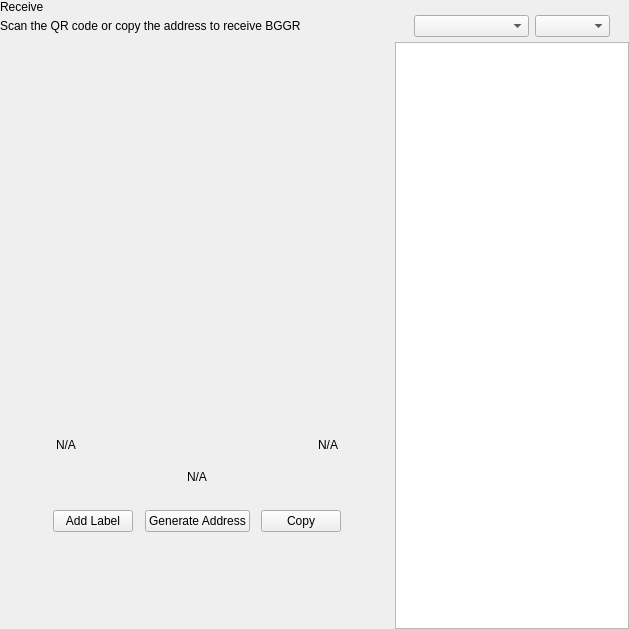
<?xml version="1.0" encoding="UTF-8"?>
<ui version="4.0">
 <class>ReceiveWidget</class>
 <widget class="QWidget" name="ReceiveWidget">
  <property name="geometry">
   <rect>
    <x>0</x>
    <y>0</y>
    <width>629</width>
    <height>629</height>
   </rect>
  </property>
  <property name="minimumSize">
   <size>
    <width>0</width>
    <height>0</height>
   </size>
  </property>
  <property name="windowTitle">
   <string>Form</string>
  </property>
  <layout class="QHBoxLayout" name="horizontalLayout_2" stretch="2,1">
   <property name="spacing">
    <number>0</number>
   </property>
   <property name="leftMargin">
    <number>0</number>
   </property>
   <property name="topMargin">
    <number>0</number>
   </property>
   <property name="rightMargin">
    <number>0</number>
   </property>
   <property name="bottomMargin">
    <number>0</number>
   </property>
   <item>
    <widget class="QWidget" name="left" native="true">
     <layout class="QVBoxLayout" name="verticalLayout_3">
      <property name="leftMargin">
       <number>0</number>
      </property>
      <property name="topMargin">
       <number>0</number>
      </property>
      <property name="rightMargin">
       <number>0</number>
      </property>
      <property name="bottomMargin">
       <number>0</number>
      </property>
      <item>
       <layout class="QVBoxLayout" name="verticalLayout_2">
        <property name="spacing">
         <number>0</number>
        </property>
        <property name="leftMargin">
         <number>0</number>
        </property>
        <item>
         <layout class="QHBoxLayout" name="horizontalLayout_3">
          <property name="spacing">
           <number>0</number>
          </property>
          <item>
           <layout class="QVBoxLayout" name="verticalLayout_4">
            <property name="spacing">
             <number>5</number>
            </property>
            <item>
             <widget class="QLabel" name="labelTitle">
              <property name="text">
               <string>Receive</string>
              </property>
             </widget>
            </item>
            <item alignment="Qt::AlignTop">
             <widget class="QLabel" name="labelSubtitle1">
              <property name="text">
               <string>Scan the QR code or copy the address to receive BGGR</string>
              </property>
             </widget>
            </item>
           </layout>
          </item>
          <item>
           <spacer name="horizontalSpacer">
            <property name="orientation">
             <enum>Qt::Horizontal</enum>
            </property>
            <property name="sizeHint" stdset="0">
             <size>
              <width>40</width>
              <height>20</height>
             </size>
            </property>
           </spacer>
          </item>
         </layout>
        </item>
        <item>
         <spacer name="verticalSpacer_2">
          <property name="orientation">
           <enum>Qt::Vertical</enum>
          </property>
          <property name="sizeType">
           <enum>QSizePolicy::Expanding</enum>
          </property>
          <property name="sizeHint" stdset="0">
           <size>
            <width>20</width>
            <height>50</height>
           </size>
          </property>
         </spacer>
        </item>
        <item alignment="Qt::AlignHCenter">
         <widget class="QWidget" name="layoutQR" native="true">
          <property name="maximumSize">
           <size>
            <width>510</width>
            <height>16777215</height>
           </size>
          </property>
          <layout class="QVBoxLayout" name="verticalLayoutQr">
           <item>
            <spacer name="verticalSpacer11">
             <property name="orientation">
              <enum>Qt::Vertical</enum>
             </property>
             <property name="sizeType">
              <enum>QSizePolicy::Fixed</enum>
             </property>
             <property name="sizeHint" stdset="0">
              <size>
               <width>20</width>
               <height>20</height>
              </size>
             </property>
            </spacer>
           </item>
           <item alignment="Qt::AlignHCenter">
            <widget class="QLabel" name="labelQrImg">
             <property name="minimumSize">
              <size>
               <width>260</width>
               <height>260</height>
              </size>
             </property>
             <property name="maximumSize">
              <size>
               <width>260</width>
               <height>260</height>
              </size>
             </property>
             <property name="text">
              <string/>
             </property>
             <property name="alignment">
              <set>Qt::AlignCenter</set>
             </property>
            </widget>
           </item>
           <item>
            <spacer name="verticalSpacer_21">
             <property name="orientation">
              <enum>Qt::Vertical</enum>
             </property>
             <property name="sizeType">
              <enum>QSizePolicy::Fixed</enum>
             </property>
             <property name="sizeHint" stdset="0">
              <size>
               <width>20</width>
               <height>30</height>
              </size>
             </property>
            </spacer>
           </item>
           <item>
            <widget class="QWidget" name="widget" native="true">
             <property name="minimumSize">
              <size>
               <width>0</width>
               <height>0</height>
              </size>
             </property>
             <layout class="QHBoxLayout" name="horizontalLayout_5">
              <item>
               <widget class="QLabel" name="labelLabel">
                <property name="text">
                 <string notr="true">N/A</string>
                </property>
               </widget>
              </item>
              <item>
               <spacer name="horizontalSpacer_2">
                <property name="orientation">
                 <enum>Qt::Horizontal</enum>
                </property>
                <property name="sizeHint" stdset="0">
                 <size>
                  <width>141</width>
                  <height>20</height>
                 </size>
                </property>
               </spacer>
              </item>
              <item>
               <widget class="QLabel" name="labelDate">
                <property name="text">
                 <string notr="true">N/A</string>
                </property>
                <property name="alignment">
                 <set>Qt::AlignRight|Qt::AlignTrailing|Qt::AlignVCenter</set>
                </property>
               </widget>
              </item>
             </layout>
            </widget>
           </item>
           <item>
            <widget class="QLabel" name="labelAddress">
             <property name="sizePolicy">
              <sizepolicy hsizetype="Expanding" vsizetype="Preferred">
               <horstretch>0</horstretch>
               <verstretch>0</verstretch>
              </sizepolicy>
             </property>
             <property name="minimumSize">
              <size>
               <width>300</width>
               <height>0</height>
              </size>
             </property>
             <property name="text">
              <string notr="true">N/A</string>
             </property>
             <property name="alignment">
              <set>Qt::AlignCenter</set>
             </property>
            </widget>
           </item>
           <item>
            <spacer name="verticalSpacer_4">
             <property name="orientation">
              <enum>Qt::Vertical</enum>
             </property>
             <property name="sizeType">
              <enum>QSizePolicy::Fixed</enum>
             </property>
             <property name="sizeHint" stdset="0">
              <size>
               <width>20</width>
               <height>20</height>
              </size>
             </property>
            </spacer>
           </item>
           <item>
            <layout class="QHBoxLayout" name="horizontalLayout_4">
             <item alignment="Qt::AlignHCenter">
              <widget class="QPushButton" name="pushButtonLabel">
               <property name="focusPolicy">
                <enum>Qt::NoFocus</enum>
               </property>
               <property name="text">
                <string>Add Label</string>
               </property>
              </widget>
             </item>
             <item alignment="Qt::AlignHCenter">
              <widget class="QPushButton" name="pushButtonNewAddress">
               <property name="focusPolicy">
                <enum>Qt::NoFocus</enum>
               </property>
               <property name="text">
                <string>Generate Address</string>
               </property>
              </widget>
             </item>
             <item alignment="Qt::AlignHCenter">
              <widget class="QPushButton" name="pushButtonCopy">
               <property name="focusPolicy">
                <enum>Qt::NoFocus</enum>
               </property>
               <property name="text">
                <string>Copy</string>
               </property>
              </widget>
             </item>
            </layout>
           </item>
           <item>
            <spacer name="verticalSpacer_3">
             <property name="orientation">
              <enum>Qt::Vertical</enum>
             </property>
             <property name="sizeType">
              <enum>QSizePolicy::Expanding</enum>
             </property>
             <property name="sizeHint" stdset="0">
              <size>
               <width>20</width>
               <height>20</height>
              </size>
             </property>
            </spacer>
           </item>
          </layout>
         </widget>
        </item>
        <item>
         <spacer name="verticalSpacer">
          <property name="orientation">
           <enum>Qt::Vertical</enum>
          </property>
          <property name="sizeHint" stdset="0">
           <size>
            <width>20</width>
            <height>40</height>
           </size>
          </property>
         </spacer>
        </item>
       </layout>
      </item>
     </layout>
    </widget>
   </item>
   <item>
    <widget class="QWidget" name="right" native="true">
     <layout class="QVBoxLayout" name="verticalLayout_5">
      <property name="spacing">
       <number>0</number>
      </property>
      <property name="leftMargin">
       <number>1</number>
      </property>
      <property name="topMargin">
       <number>0</number>
      </property>
      <property name="rightMargin">
       <number>0</number>
      </property>
      <property name="bottomMargin">
       <number>0</number>
      </property>
      <item>
       <layout class="QVBoxLayout" name="container_right">
        <property name="spacing">
         <number>0</number>
        </property>
        <property name="leftMargin">
         <number>0</number>
        </property>
        <property name="rightMargin">
         <number>0</number>
        </property>
        <item>
         <layout class="QVBoxLayout" name="verticalLayout">
          <property name="spacing">
           <number>6</number>
          </property>
          <property name="leftMargin">
           <number>19</number>
          </property>
          <property name="rightMargin">
           <number>19</number>
          </property>
          <item>
           <widget class="OptionButton" name="btnRequest" native="true"/>
          </item>
          <item>
           <widget class="OptionButton" name="btnMyAddresses" native="true">
            <property name="sizePolicy">
             <sizepolicy hsizetype="Preferred" vsizetype="Minimum">
              <horstretch>0</horstretch>
              <verstretch>0</verstretch>
             </sizepolicy>
            </property>
           </widget>
          </item>
         </layout>
        </item>
        <item>
         <widget class="QWidget" name="sortWidget" native="true">
          <layout class="QHBoxLayout" name="horizontalLayout_6">
           <property name="leftMargin">
            <number>19</number>
           </property>
           <property name="rightMargin">
            <number>19</number>
           </property>
           <property name="bottomMargin">
            <number>5</number>
           </property>
           <item>
            <spacer name="horizontalSpacer_3">
             <property name="orientation">
              <enum>Qt::Horizontal</enum>
             </property>
             <property name="sizeHint" stdset="0">
              <size>
               <width>40</width>
               <height>20</height>
              </size>
             </property>
            </spacer>
           </item>
           <item>
            <widget class="QComboBox" name="comboBoxSort">
             <property name="sizePolicy">
              <sizepolicy hsizetype="Preferred" vsizetype="Fixed">
               <horstretch>0</horstretch>
               <verstretch>0</verstretch>
              </sizepolicy>
             </property>
             <property name="minimumSize">
              <size>
               <width>115</width>
               <height>0</height>
              </size>
             </property>
            </widget>
           </item>
           <item>
            <widget class="QComboBox" name="comboBoxSortOrder">
             <property name="sizePolicy">
              <sizepolicy hsizetype="Preferred" vsizetype="Fixed">
               <horstretch>0</horstretch>
               <verstretch>0</verstretch>
              </sizepolicy>
             </property>
             <property name="minimumSize">
              <size>
               <width>75</width>
               <height>0</height>
              </size>
             </property>
            </widget>
           </item>
          </layout>
         </widget>
        </item>
        <item>
         <widget class="QListView" name="listViewAddress"/>
        </item>
       </layout>
      </item>
     </layout>
    </widget>
   </item>
  </layout>
 </widget>
 <customwidgets>
  <customwidget>
   <class>OptionButton</class>
   <extends>QWidget</extends>
   <header>qt/pivx/optionbutton.h</header>
   <container>1</container>
  </customwidget>
 </customwidgets>
 <resources/>
 <connections/>
</ui>
